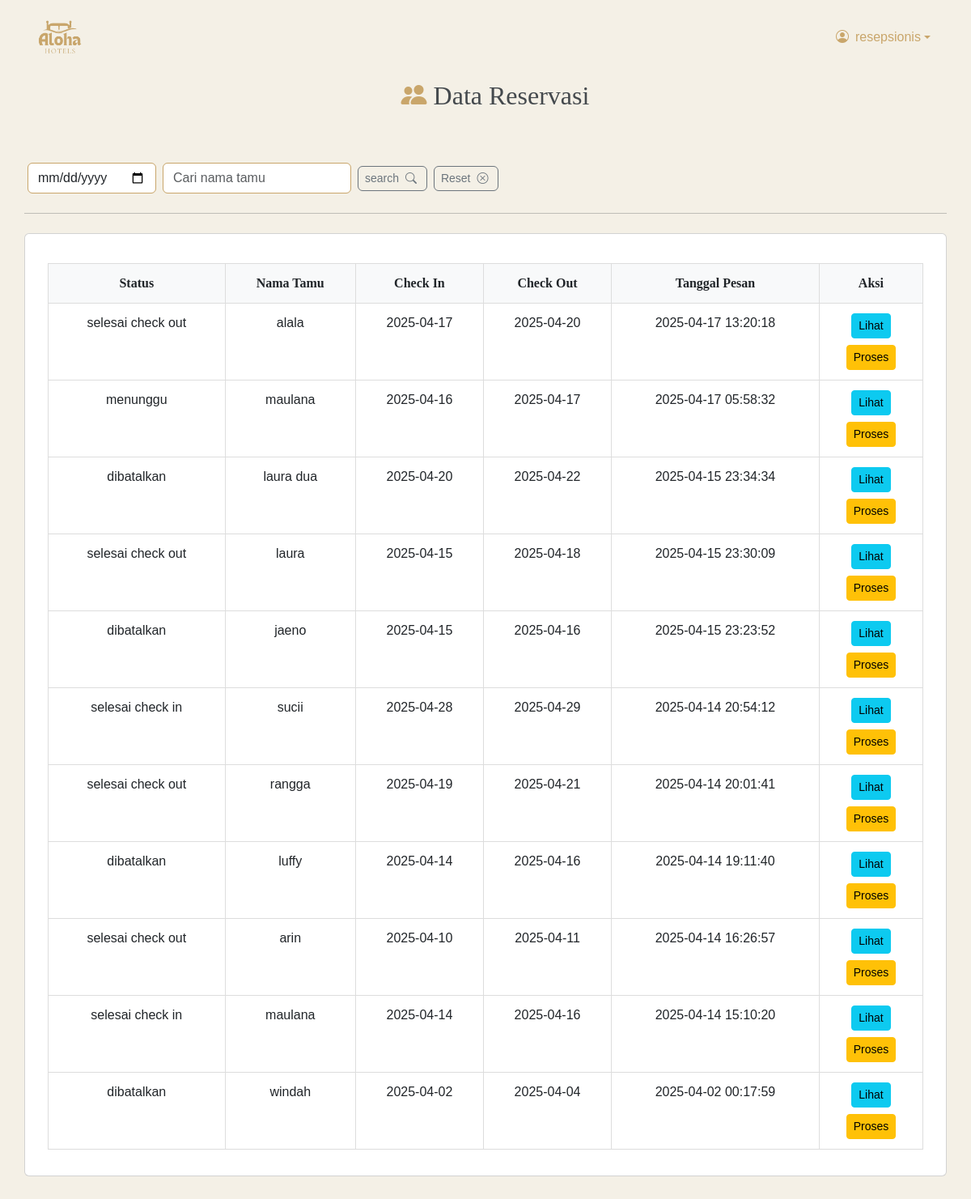
The app's page /resepsionis/dashboard_resepsionis.php (signed in) with its own data.
### tables this page shows
CREATE TABLE `reservasi_pelanggan` (
  `id` int(11) NOT NULL,
  `user_id` int(11) NOT NULL,
  `nama_pemesan` varchar(200) NOT NULL,
  `email` varchar(150) NOT NULL,
  `no_hp` varchar(15) NOT NULL,
  `nama_tamu` varchar(200) NOT NULL,
  `tgl_pesan` datetime NOT NULL,
  `checkin` date NOT NULL,
  `checkout` date NOT NULL,
  `jml_kamar` int(3) NOT NULL,
  `total_harga` int(11) NOT NULL,
  `status` enum('menunggu','selesai check in','selesai check out','dibatalkan') NOT NULL DEFAULT 'menunggu',
  `id_kamar` int(11) NOT NULL
);

### resepsionis/modul/defaultre.php (the view, shortened to what this page needs)
<?php
include "../lib/koneksi.php";
$tanggal = isset($_GET['tanggal']) ? $_GET['tanggal'] : '';
$nama = isset($_GET['nama']) ? $_GET['nama'] : '';
$sql = "SELECT * FROM reservasi_pelanggan WHERE 1=1";
$params = [];
$sql .= " ORDER BY id DESC";
$stmt = $pdo->prepare($sql);
$stmt->execute($params);
$data = $stmt->fetchAll(PDO::FETCH_ASSOC);
?>
<!DOCTYPE html>
<html lang="en">
<head>
</head>
<body>
    <div class="room-title text-center">
        <h2 class="rooms-title mt-2" style="font-family: 'Baskervville', serif; color:rgb(68, 73, 77)"><span
                class="icon"><i class="bi bi-people-fill me-2 mx-4" style="color: #c9a66b;"></i></span>Data Reservasi
        </h2>
    </div>
    <div class="container my-5">
        <div class="row">
            <form method="GET" class="row g-2 align-items-center mb-4">
                <div class="col-auto">
                    <input type="date" name="tanggal" class="form-control" value="<?= $tanggal ?>"
                        style="border: 1px solid #c9a66b;">
                </div>
                <div class="col-auto">
                    <input type="text" name="nama" class="form-control" placeholder="Cari nama tamu"
                        value="<?= $nama ?>" style="border: 1px solid #c9a66b;">
                </div>
                <div class="col-auto">
                    <button type="submit" class="btn btn-outline-secondary  btn-sm rounded text-center">
                        search <i class="bi bi-search mx-1"></i>
                    </button>
                </div>
                <div class="col-auto">
                    <a href="dashboard_resepsionis.php" class="btn btn-outline-secondary btn-sm rounded text-center">
                        Reset <i class="bi bi-x-circle mx-1"></i>
                    </a>
                </div>
            </form>
            <hr class="mb-4">
            <div class="card rounded">
                <div class="card-body">
                    <?php if (count($data) > 0): ?>
                    <table class="table">
                        <thead style="font-family: 'Baskervville', serif;">
                            <tr>
                                <th>Status</th>
                                <th>Nama Tamu</th>
                                <th>Check In</th>
                                <th>Check Out</th>
                                <th>Tanggal Pesan</th>
                                <th>Aksi</th>
                            </tr>
                        </thead>
                        <tbody>
                            <?php foreach ($data as $rowResult): ?>
                            <tr>
                                <td><?=$rowResult['status']?></td>
                                <td><?=$rowResult['nama_tamu']?></td>
                                <td><?=$rowResult['checkin']?></td>
                                <td><?=$rowResult['checkout']?></td>
                                <td><?=$rowResult['tgl_pesan']?></td>
                                <td>
                                    <a class="btn btn-info btn-sm mb-2"
                                        href="?page=data_pelanggan&id=<?= $rowResult['id'] ?>">Lihat</a><br>
                                    <a class="btn btn-warning btn-sm"
                                        href="?page=ubah_proses&id=<?= $rowResult['id'] ?>">Proses</a>
                                </td>
                            </tr>
                            <?php endforeach; ?>
                        </tbody>
                    </table>
                    <?php else: ?>
                    <p class="no-data">Tidak ada Data Tamu.</p>
                    <?php endif; ?>
                </div>
            </div>
        </div>
    </div>
</body>
</html>

### asset/css/admin.css (style rules this page uses)
body { background-color: #f4f0e6; font-family: 'Nunito Sans', sans-serif; }

### resepsionis/modul/defaultre.php (style rules this page uses)
.table { width: 100%; border-collapse: collapse; margin-top: 20px; }
.table th, .table td { padding: 12px; text-align: center; border: 1px solid #ddd; }
.table th { background-color: #f8f9fa; font-weight: bold; }

### records on screen
reservasi_pelanggan: status "selesai check out", nama_tamu "alala", checkin "2025-04-17", checkout "2025-04-20", tgl_pesan "2025-04-17 13:20:18"
reservasi_pelanggan: status "menunggu", nama_tamu "maulana", checkin "2025-04-16", checkout "2025-04-17", tgl_pesan "2025-04-17 05:58:32"
reservasi_pelanggan: status "dibatalkan", nama_tamu "laura dua", checkin "2025-04-20", checkout "2025-04-22", tgl_pesan "2025-04-15 23:34:34"
reservasi_pelanggan: status "selesai check out", nama_tamu "laura", checkin "2025-04-15", checkout "2025-04-18", tgl_pesan "2025-04-15 23:30:09"
reservasi_pelanggan: status "dibatalkan", nama_tamu "jaeno", checkin "2025-04-15", checkout "2025-04-16", tgl_pesan "2025-04-15 23:23:52"
reservasi_pelanggan: status "selesai check in", nama_tamu "sucii", checkin "2025-04-28", checkout "2025-04-29", tgl_pesan "2025-04-14 20:54:12"
reservasi_pelanggan: status "selesai check out", nama_tamu "rangga", checkin "2025-04-19", checkout "2025-04-21", tgl_pesan "2025-04-14 20:01:41"
reservasi_pelanggan: status "dibatalkan", nama_tamu "luffy", checkin "2025-04-14", checkout "2025-04-16", tgl_pesan "2025-04-14 19:11:40"
reservasi_pelanggan: status "selesai check out", nama_tamu "arin", checkin "2025-04-10", checkout "2025-04-11", tgl_pesan "2025-04-14 16:26:57"
reservasi_pelanggan: status "selesai check in", nama_tamu "maulana", checkin "2025-04-14", checkout "2025-04-16", tgl_pesan "2025-04-14 15:10:20"
reservasi_pelanggan: status "dibatalkan", nama_tamu "windah", checkin "2025-04-02", checkout "2025-04-04", tgl_pesan "2025-04-02 00:17:59"

### other values on screen
$_SESSION['username'] "resepsionis"
